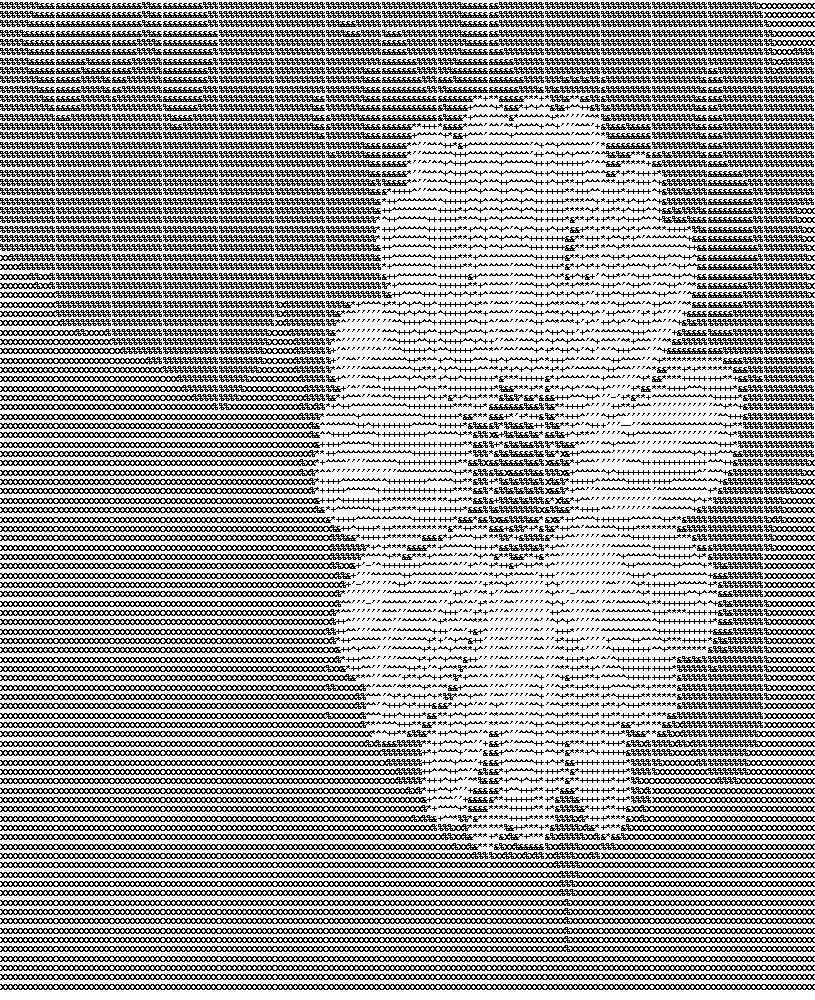
#> input picture public/output.png, 815 x 1000 px
$ python main.py --input_image public/output.png
#> lines starting #> are read from the running program, lines starting #| are printed output that depends on the picture
from PIL import Image, ImageDraw, ImageFont
from PIL import (
    Image,
    ImageFont,
    ImageDraw,
)
import os
from math import ceil
import argparse


# Constants
PIL_GRAYSCALE = 'L'
PIL_WIDTH_INDEX = 0
PIL_HEIGHT_INDEX = 1
COMMON_MONO_FONT_FILENAMES = [
    'DejaVuSansMono.ttf',  # Linux
    'Consolas Mono.ttf',   # MacOS
    'Arial.ttf',           # Windows
]
_DEFAULT_FONT = os.path.join(os.path.dirname(
    __file__), 'font', 'NotoSansCJK-Bold.ttc')


def drawimage(imagepath: str, saveas: str, scale: int) -> tuple[int, int]:
    """
    Converts an image file to a text file representation using ASCII characters.

    Args:
        imagepath (str): The path to the input image file.
        saveas (str): The path to save the output text file.
        scale (int): The scaling factor to resize the image.

    Returns:
        tuple[int, int]: A tuple containing the width and height of the resized image.
    """
#> called with imagepath = 'public/output.png', saveas = 'new.txt', scale = 5
    img = Image.open(imagepath)
#> img is the input picture: PIL image 815x1000 RGBA; mean R, G, B, A 168.1, 168.1, 168.1, 255
    w, h = img.size
#> w = 815; h = 1000
    _, extension = os.path.splitext(imagepath)
    img.resize((w//scale, h//scale)).save(f"resized.{extension.lower()}")
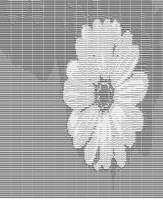
#> saved as resized..png: PIL image 163x200 RGBA; mean R, G, B, A 167.9, 167.9, 167.9, 255
    img = Image.open(f"resized.{extension.lower()}")
    w, h = img.size
#> w = 163; h = 200

    grid = []
    for i in range(h):
        grid.append(["X"] * w)
    pix = img.load()

    for y in range(h):
        for x in range(w):
            if sum(pix[x, y]) == 0:
                grid[y][x] = "#"
            elif sum(pix[x, y]) in range(1, 100):
                grid[y][x] = "X"
            elif sum(pix[x, y]) in range(100, 200):
                grid[y][x] = "%"
            elif sum(pix[x, y]) in range(200, 300):
                grid[y][x] = "&"
            elif sum(pix[x, y]) in range(300, 400):
                grid[y][x] = "*"
            elif sum(pix[x, y]) in range(400, 500):
                grid[y][x] = "+"
            elif sum(pix[x, y]) in range(500, 600):
                grid[y][x] = "^"
            elif sum(pix[x, y]) in range(600, 700):
                grid[y][x] = "'"
            elif sum(pix[x, y]) in range(700, 750):
                grid[y][x] = "-"
            else:
                grid[y][x] = " "
    art = open(saveas, "w")

    for row in grid:
        art.write("".join(row)+"\n")

    art.close()
    return w, h


def textfile_to_image(textfile_path: str, target_width: int, target_height: int, font_size: int = 12) -> Image.Image:
    """
    Converts a text file to an image with specified width and height.

    Args:
        textfile_path (str): The path to the input text file.
        target_width (int): The desired width of the output image.
        target_height (int): The desired height of the output image.
        font_size (int, optional): The font size to use for rendering the text. Defaults to 12.

    Returns:
        PIL.Image.Image: The generated image from the text file.
    """
#> called with textfile_path = 'new.txt', target_width = 1000, target_height = 1000, font_size = 12

    with open(textfile_path, 'r') as f:
        ascii_text = f.read()

    lines = ascii_text.split('\n')
    num_lines = len(lines)
    longest_line = max(lines, key=len)

    font = ImageFont.load_default()
    _, _, char_width, char_height = font.getbbox("X")

    orig_width = len(longest_line) * char_width
    orig_height = num_lines * char_height

    aspect_ratio = orig_width / orig_height

    if aspect_ratio > (target_width / target_height):
        W = target_width
        H = int(W / aspect_ratio)
    else:
        H = target_height
        W = int(H * aspect_ratio)

    img = Image.new("RGBA", (W, H), "white")
#> img: PIL image 567x1000 RGBA; every value is 255
    draw = ImageDraw.Draw(img)

    char_width = W / len(longest_line)
    char_height = H / num_lines
    x, y = 0, 0
    for line in lines:
        for char in line:
            draw.text((x, y), char, fill="black", font=font)
            x += char_width
        x = 0
        y += char_height
#> after the loop, y = 1000

    return img


def main(args):
    drawimage(args.input_image, "new.txt", args.ascii_scale)
    image = textfile_to_image('new.txt', 1000, 1000)
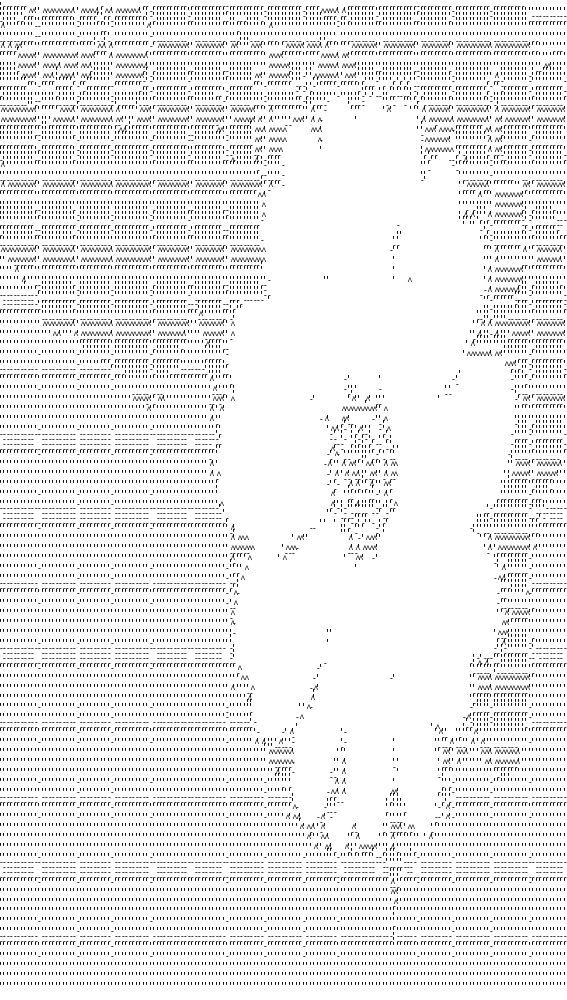
#> image: PIL image 567x1000 RGBA; mean R, G, B, A 235.7, 235.7, 235.7, 255
    image.show()
    image.save(args.output_image)


if __name__ == '__main__':
    parser = argparse.ArgumentParser(
        prog="Image_to_Ascii_to_Image",
        description="Converts an image to ASCII art and back to an image."
    )
    parser.add_argument(
        "-f",
        "--input_image",
        required=True,
        help="Path to the input image file."
    )
    parser.add_argument(
        "-o",
        "--output_image",
        default="output.png",
        help="Name for the output image file."
    )
    parser.add_argument(
        "-s",
        "--ascii_scale",
        type=int,
        default=5,
        help="Scaling factor for the ASCII conversion."
    )
    args = parser.parse_args()
    main(args)
